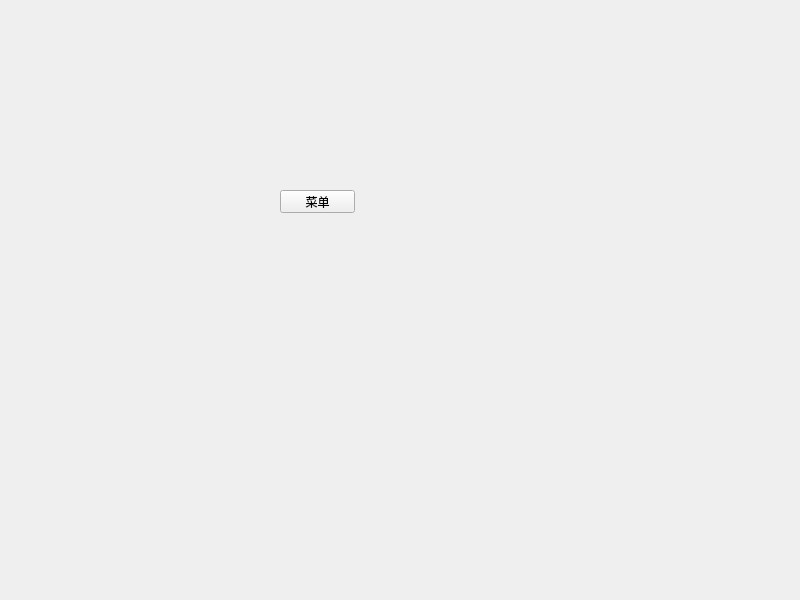
<?xml version="1.0" encoding="UTF-8"?>
<ui version="4.0">
 <class>Buttons</class>
 <widget class="QWidget" name="Buttons">
  <property name="geometry">
   <rect>
    <x>0</x>
    <y>0</y>
    <width>800</width>
    <height>600</height>
   </rect>
  </property>
  <property name="windowTitle">
   <string>Buttons</string>
  </property>
  <widget class="QPushButton" name="bntMenu">
   <property name="geometry">
    <rect>
     <x>280</x>
     <y>190</y>
     <width>75</width>
     <height>23</height>
    </rect>
   </property>
   <property name="text">
    <string>菜单</string>
   </property>
  </widget>
 </widget>
 <resources/>
 <connections/>
</ui>
